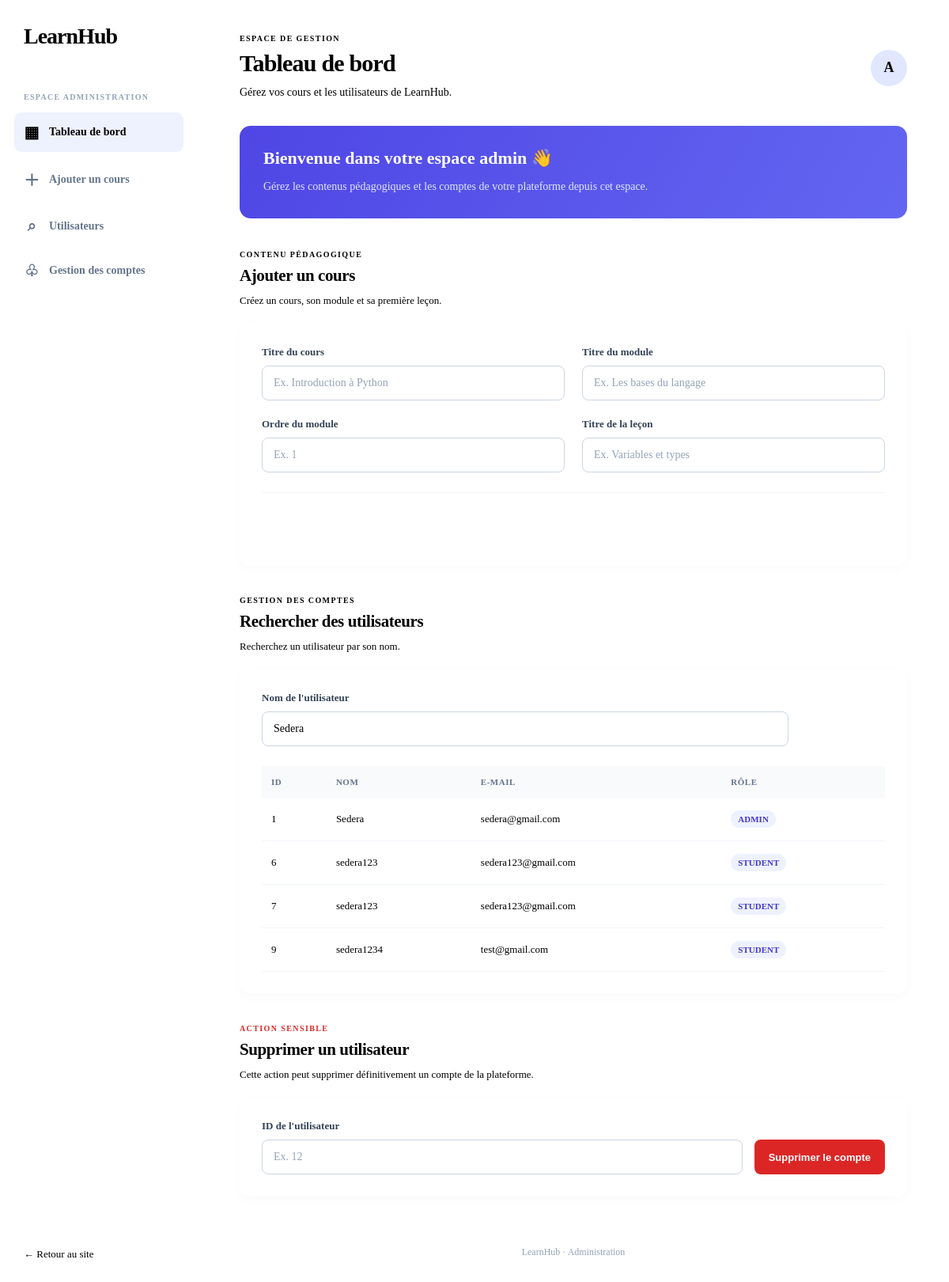
Screenshot of /frontend/admin.php?recherche_students=Sedera (signed in) with the database file from the repository.
### tables this page shows
CREATE TABLE `users` (
  `id_user` int NOT NULL AUTO_INCREMENT,
  `name` varchar(50) DEFAULT NULL,
  `email` varchar(50) DEFAULT NULL,
  `role` enum('STUDENT','TEACHER','ADMIN') NOT NULL,
  `password` varchar(200) NOT NULL,
  PRIMARY KEY (`id_user`)
);

### backend/controllers/users.controllers.php (called while the page is built, shortened)
<?php
require_once __DIR__. "/../model/user.php";
class UserController
{
    private User $userModel;
    public function __construct(PDO $pdo)
    {
        $this->userModel = new User($pdo);
    }
    public function findUser(string $students)
   {
	return $this->userModel->findUser($students);
   }
}

### backend/model/user.php (called while the page is built, shortened)
<?php
class User
{
    private PDO $pdo;
    public function __construct(PDO $pdo)
    {
        $this->pdo = $pdo;
    }
   public function findUser(string $user_name): array
   {
	$sql = "SELECT * FROM users WHERE name LIKE ?";
        $stmt = $this->pdo->prepare($sql);
	$stmt->execute(['%'.$user_name.'%']);
	$users = $stmt->fetchAll(PDO::FETCH_ASSOC);
	return $users;
    }
}

### frontend/admin.php (the view, shortened to what this page needs)
<?php
require_once __DIR__. "/../backend/config/database.php";
require_once __DIR__. "/../backend/controllers/users.controllers.php";
$usersController = new UserController($pdo);
$resultatRecherche=[];
if($_SERVER["REQUEST_METHOD"]==="GET"){
        $students = $_GET["recherche_students"] ?? "";
	if ($students !== "") {
        	$resultatRecherche = $usersController->findUser($students);
    	}
}
?>
<!DOCTYPE html>
<html lang="fr">
<head>
    <link rel="stylesheet" href="css/style1.css">
</head>
<body class="admin-page">
    <aside class="admin-sidebar">
        <a href="/index.php" class="admin-logo">
            Learn<span>Hub</span>
        </a>
        <p class="sidebar-label">ESPACE ADMINISTRATION</p>
        <nav class="admin-nav">
            <a href="#dashboard" class="nav-item active">
                <span>▦</span> Tableau de bord
            </a>
            <a href="#ajouter-cours" class="nav-item">
                <span>＋</span> Ajouter un cours
            </a>
            <a href="#rechercher-users" class="nav-item">
                <span>⌕</span> Utilisateurs
            </a>
            <a href="#supprimer-user" class="nav-item">
                <span>♧</span> Gestion des comptes
            </a>
        </nav>
        <div class="sidebar-bottom">
            <a href="/index.php">← Retour au site</a>
        </div>
    </aside>
    <main class="admin-main">
        <header class="admin-topbar" id="dashboard">
            <div>
                <p class="admin-eyebrow">ESPACE DE GESTION</p>
                <h1>Tableau de bord</h1>
                <p class="admin-subtitle">
                    Gérez vos cours et les utilisateurs de LearnHub.
                </p>
            </div>
            <div class="admin-avatar" title="Administrateur">A</div>
        </header>
        <section class="admin-welcome">
            <div>
                <h2>Bienvenue dans votre espace admin 👋</h2>
                <p>
                    Gérez les contenus pédagogiques et les comptes
                    de votre plateforme depuis cet espace.
                </p>
            </div>
        </section>
        <section class="admin-section" id="ajouter-cours">
            <div class="section-heading">
                <div>
                    <span class="section-tag">CONTENU PÉDAGOGIQUE</span>
                    <h2>Ajouter un cours</h2>
                    <p>Créez un cours, son module et sa première leçon.</p>
                </div>
            </div>
            <div class="admin-card">
                <form action="admin.php" method="POST" class="admin-form">
                    <div class="admin-form-grid">
                        <div class="admin-field">
                            <label for="cours">Titre du cours</label>
                            <input
                                type="text"
                                id="cours"
                                name="cours"
                                placeholder="Ex. Introduction à Python"
                                required
                            >
                        </div>
                        <div class="admin-field">
                            <label for="module">Titre du module</label>
                            <input
                                type="text"
                                id="module"
                                name="module"
                                placeholder="Ex. Les bases du langage"
                                required
                            >
                        </div>
                        <div class="admin-field">
                            <label for="ordre_module">Ordre du module</label>
                            <input
                                type="number"
                                id="ordre_module"
                                name="ordre_module"
                                min="1"
                                placeholder="Ex. 1"
                                required
                            >
                        </div>
                        <div class="admin-field">
                            <label for="lecon">Titre de la leçon</label>
                            <input
                                type="text"
                                id="lecon"
                                name="lecon"
                                placeholder="Ex. Variables et types"
                                required
                            >
                        </div>
                    </div>
                    <div class="admin-form-actions">
                        <button
                            type="submit"
                            name="action"
                            value="ajouter_cours"
                            class="admin-button primary-button"
                        >
                        </button>
                    </div>
                </form>
            </div>
        </section>
        <section class="admin-section" id="rechercher-users">
            <div class="section-heading">
                <div>
                    <span class="section-tag">GESTION DES COMPTES</span>
                    <h2>Rechercher des utilisateurs</h2>
                    <p>Recherchez un utilisateur par son nom.</p>
                </div>
            </div>
            <div class="admin-card">
                <form action="admin.php" method="GET" class="search-form">
                    <div class="admin-field search-field">
                        <label for="recherche_students">
                            Nom de l'utilisateur
                        </label>
                        <input
                            type="search"
                            id="recherche_students"
                            name="recherche_students"
                            placeholder="Rechercher un nom..."
                            value="<?= htmlspecialchars($_GET['recherche_students'] ?? '', ENT_QUOTES, 'UTF-8') ?>"
                        >
                    </div>
                    <button type="submit" class="admin-button primary-button">
                    </button>
                </form>
                <?php if (!empty($resultatRecherche)): ?>
                    <div class="admin-table-wrapper">
                        <table class="admin-table">
                            <thead>
                                <tr>
                                    <th>ID</th>
                                    <th>Nom</th>
                                    <th>E-mail</th>
                                    <th>Rôle</th>
                                </tr>
                            </thead>
                            <tbody>
                                <?php foreach ($resultatRecherche as $user): ?>
                                    <tr>
                                        <td>
                                            <?= htmlspecialchars((string)$user["id_user"]) ?>
                                        </td>
                                        <td>
                                            <?= htmlspecialchars($user["name"]) ?>
                                        </td>
                                        <td>
                                            <?= htmlspecialchars($user["email"]) ?>
                                        </td>
                                        <td>
                                            <span class="role-badge">
                                                <?= htmlspecialchars($user["role"]) ?>
                                            </span>
                                        </td>
                                    </tr>
                                <?php endforeach; ?>
                            </tbody>
                        </table>
                    </div>
                <?php elseif (isset($_GET["recherche_students"])): ?>
                    <p class="admin-empty">
                        Aucun utilisateur trouvé pour cette recherche.
                    </p>
                <?php endif; ?>
            </div>
        </section>
        <section class="admin-section" id="supprimer-user">
            <div class="section-heading">
                <div>
                    <span class="section-tag danger-tag">ACTION SENSIBLE</span>
                    <h2>Supprimer un utilisateur</h2>
                    <p>
                        Cette action peut supprimer définitivement
                        un compte de la plateforme.
                    </p>
                </div>
            </div>
            <div class="admin-card delete-card">
                <form
                    action="admin.php"
                    method="POST"
                    class="delete-form"
                    onsubmit="return confirm('Voulez-vous vraiment supprimer cet utilisateur ?');"
                >
                    <div class="admin-field">
                        <label for="id_user">ID de l'utilisateur</label>
                        <input
                            type="number"
                            id="id_user"
                            name="id_user"
                            min="1"
                            placeholder="Ex. 12"
                            required
                        >
                    </div>
                    <button
                        type="submit"
                        name="supprimer_user"
                        value="1"
                        class="admin-button danger-button"
                    >
                        Supprimer le compte
                    </button>
                </form>
            </div>
        </section>
        <footer class="admin-footer">
            LearnHub · Administration
        </footer>
    </main>
</body>
</html>

### rows the page displays
users: id_user "1", name "Sedera", email "sedera@gmail.com", role "ADMIN"
users: id_user "6", name "sedera123", email "sedera123@gmail.com", role "STUDENT"
users: id_user "7", name "sedera123", email "sedera123@gmail.com", role "STUDENT"
users: id_user "9", name "sedera1234", email "test@gmail.com", role "STUDENT"
